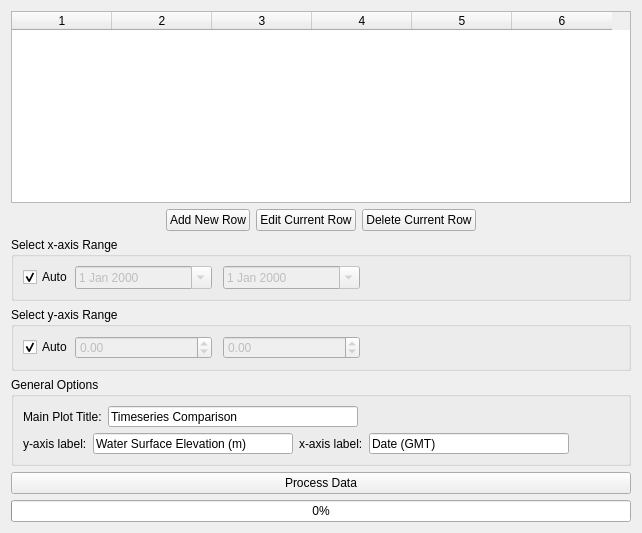
          <widget class="QWidget" name="tab_selectIMEDS">
           <attribute name="title">
            <string>Select Timeseries Data</string>
           </attribute>
           <layout class="QVBoxLayout" name="verticalLayout_4">
            <item>
             <widget class="QTableWidget" name="table_IMEDSData">
              <property name="editTriggers">
               <set>QAbstractItemView::NoEditTriggers</set>
              </property>
              <property name="alternatingRowColors">
               <bool>true</bool>
              </property>
              <property name="gridStyle">
               <enum>Qt::NoPen</enum>
              </property>
              <property name="cornerButtonEnabled">
               <bool>false</bool>
              </property>
              <property name="columnCount">
               <number>6</number>
              </property>
              <attribute name="horizontalHeaderCascadingSectionResizes">
               <bool>true</bool>
              </attribute>
              <attribute name="horizontalHeaderMinimumSectionSize">
               <number>20</number>
              </attribute>
              <attribute name="verticalHeaderCascadingSectionResizes">
               <bool>false</bool>
              </attribute>
              <column/>
              <column/>
              <column/>
              <column/>
              <column/>
              <column/>
             </widget>
            </item>
            <item>
             <layout class="QHBoxLayout" name="horizontalLayout_31">
              <item>
               <spacer name="horizontalSpacer_23">
                <property name="orientation">
                 <enum>Qt::Horizontal</enum>
                </property>
                <property name="sizeHint" stdset="0">
                 <size>
                  <width>40</width>
                  <height>20</height>
                 </size>
                </property>
               </spacer>
              </item>
              <item>
               <widget class="QPushButton" name="button_addrow">
                <property name="text">
                 <string>Add New Row</string>
                </property>
               </widget>
              </item>
              <item>
               <widget class="QPushButton" name="button_editrow">
                <property name="text">
                 <string>Edit Current Row</string>
                </property>
               </widget>
              </item>
              <item>
               <widget class="QPushButton" name="button_deleterow">
                <property name="text">
                 <string>Delete Current Row</string>
                </property>
               </widget>
              </item>
              <item>
               <spacer name="horizontalSpacer_24">
                <property name="orientation">
                 <enum>Qt::Horizontal</enum>
                </property>
                <property name="sizeHint" stdset="0">
                 <size>
                  <width>40</width>
                  <height>20</height>
                 </size>
                </property>
               </spacer>
              </item>
             </layout>
            </item>
            <item>
             <widget class="QGroupBox" name="group_imedsrange">
              <property name="minimumSize">
               <size>
                <width>0</width>
                <height>60</height>
               </size>
              </property>
              <property name="title">
               <string>Select x-axis Range</string>
              </property>
              <layout class="QHBoxLayout" name="horizontalLayout_39">
               <item>
                <layout class="QHBoxLayout" name="horizontalLayout_36">
                 <item>
                  <widget class="QCheckBox" name="check_imedsalldata">
                   <property name="minimumSize">
                    <size>
                     <width>46</width>
                     <height>0</height>
                    </size>
                   </property>
                   <property name="maximumSize">
                    <size>
                     <width>46</width>
                     <height>16777215</height>
                    </size>
                   </property>
                   <property name="text">
                    <string>Auto</string>
                   </property>
                   <property name="checked">
                    <bool>true</bool>
                   </property>
                  </widget>
                 </item>
                 <item>
                  <widget class="QDateEdit" name="date_imedsstart">
                   <property name="enabled">
                    <bool>false</bool>
                   </property>
                   <property name="minimumSize">
                    <size>
                     <width>137</width>
                     <height>23</height>
                    </size>
                   </property>
                   <property name="maximumSize">
                    <size>
                     <width>137</width>
                     <height>23</height>
                    </size>
                   </property>
                   <property name="calendarPopup">
                    <bool>true</bool>
                   </property>
                  </widget>
                 </item>
                 <item>
                  <spacer name="horizontalSpacer_27">
                   <property name="orientation">
                    <enum>Qt::Horizontal</enum>
                   </property>
                   <property name="sizeType">
                    <enum>QSizePolicy::Fixed</enum>
                   </property>
                   <property name="sizeHint" stdset="0">
                    <size>
                     <width>5</width>
                     <height>20</height>
                    </size>
                   </property>
                  </spacer>
                 </item>
                 <item>
                  <widget class="QDateEdit" name="date_imedsend">
                   <property name="enabled">
                    <bool>false</bool>
                   </property>
                   <property name="minimumSize">
                    <size>
                     <width>137</width>
                     <height>23</height>
                    </size>
                   </property>
                   <property name="maximumSize">
                    <size>
                     <width>137</width>
                     <height>23</height>
                    </size>
                   </property>
                   <property name="calendarPopup">
                    <bool>true</bool>
                   </property>
                  </widget>
                 </item>
                 <item>
                  <spacer name="horizontalSpacer_28">
                   <property name="orientation">
                    <enum>Qt::Horizontal</enum>
                   </property>
                   <property name="sizeHint" stdset="0">
                    <size>
                     <width>259</width>
                     <height>20</height>
                    </size>
                   </property>
                  </spacer>
                 </item>
                </layout>
               </item>
              </layout>
             </widget>
            </item>
            <item>
             <widget class="QGroupBox" name="group_imedsyaxis">
              <property name="minimumSize">
               <size>
                <width>0</width>
                <height>60</height>
               </size>
              </property>
              <property name="title">
               <string>Select y-axis Range</string>
              </property>
              <layout class="QHBoxLayout" name="horizontalLayout_37">
               <item>
                <layout class="QHBoxLayout" name="horizontalLayout_38">
                 <item>
                  <widget class="QCheckBox" name="check_imedyauto">
                   <property name="minimumSize">
                    <size>
                     <width>46</width>
                     <height>0</height>
                    </size>
                   </property>
                   <property name="maximumSize">
                    <size>
                     <width>46</width>
                     <height>16777215</height>
                    </size>
                   </property>
                   <property name="text">
                    <string>Auto</string>
                   </property>
                   <property name="checked">
                    <bool>true</bool>
                   </property>
                  </widget>
                 </item>
                 <item>
                  <widget class="QDoubleSpinBox" name="spin_imedsymin">
                   <property name="enabled">
                    <bool>false</bool>
                   </property>
                   <property name="minimumSize">
                    <size>
                     <width>137</width>
                     <height>23</height>
                    </size>
                   </property>
                   <property name="maximumSize">
                    <size>
                     <width>137</width>
                     <height>23</height>
                    </size>
                   </property>
                   <property name="minimum">
                    <double>-999.000000000000000</double>
                   </property>
                   <property name="maximum">
                    <double>999.990000000000009</double>
                   </property>
                  </widget>
                 </item>
                 <item>
                  <spacer name="horizontalSpacer_29">
                   <property name="orientation">
                    <enum>Qt::Horizontal</enum>
                   </property>
                   <property name="sizeType">
                    <enum>QSizePolicy::Fixed</enum>
                   </property>
                   <property name="sizeHint" stdset="0">
                    <size>
                     <width>5</width>
                     <height>20</height>
                    </size>
                   </property>
                  </spacer>
                 </item>
                 <item>
                  <widget class="QDoubleSpinBox" name="spin_imedsymax">
                   <property name="enabled">
                    <bool>false</bool>
                   </property>
                   <property name="minimumSize">
                    <size>
                     <width>137</width>
                     <height>23</height>
                    </size>
                   </property>
                   <property name="maximumSize">
                    <size>
                     <width>137</width>
                     <height>23</height>
                    </size>
                   </property>
                   <property name="minimum">
                    <double>-999.000000000000000</double>
                   </property>
                   <property name="maximum">
                    <double>999.990000000000009</double>
                   </property>
                  </widget>
                 </item>
                 <item>
                  <spacer name="horizontalSpacer_30">
                   <property name="orientation">
                    <enum>Qt::Horizontal</enum>
                   </property>
                   <property name="sizeHint" stdset="0">
                    <size>
                     <width>40</width>
                     <height>20</height>
                    </size>
                   </property>
                  </spacer>
                 </item>
                </layout>
               </item>
              </layout>
             </widget>
            </item>
            <item>
             <widget class="QGroupBox" name="group_imedsgeneral">
              <property name="minimumSize">
               <size>
                <width>0</width>
                <height>60</height>
               </size>
              </property>
              <property name="title">
               <string>General Options</string>
              </property>
              <layout class="QVBoxLayout" name="verticalLayout_9">
               <item>
                <layout class="QHBoxLayout" name="horizontalLayout_32">
                 <item>
                  <widget class="QLabel" name="label_imedsplottitle">
                   <property name="minimumSize">
                    <size>
                     <width>0</width>
                     <height>21</height>
                    </size>
                   </property>
                   <property name="maximumSize">
                    <size>
                     <width>16777215</width>
                     <height>21</height>
                    </size>
                   </property>
                   <property name="text">
                    <string>Main Plot Title:</string>
                   </property>
                  </widget>
                 </item>
                 <item>
                  <widget class="QLineEdit" name="text_imedsplottitle">
                   <property name="minimumSize">
                    <size>
                     <width>250</width>
                     <height>21</height>
                    </size>
                   </property>
                   <property name="maximumSize">
                    <size>
                     <width>250</width>
                     <height>21</height>
                    </size>
                   </property>
                   <property name="text">
                    <string>Timeseries Comparison</string>
                   </property>
                  </widget>
                 </item>
                 <item>
                  <spacer name="horizontalSpacer_25">
                   <property name="orientation">
                    <enum>Qt::Horizontal</enum>
                   </property>
                   <property name="sizeHint" stdset="0">
                    <size>
                     <width>40</width>
                     <height>20</height>
                    </size>
                   </property>
                  </spacer>
                 </item>
                </layout>
               </item>
               <item>
                <layout class="QHBoxLayout" name="horizontalLayout_34">
                 <item>
                  <widget class="QLabel" name="label_yaxislabel">
                   <property name="minimumSize">
                    <size>
                     <width>0</width>
                     <height>21</height>
                    </size>
                   </property>
                   <property name="maximumSize">
                    <size>
                     <width>16777215</width>
                     <height>21</height>
                    </size>
                   </property>
                   <property name="text">
                    <string>y-axis label:</string>
                   </property>
                  </widget>
                 </item>
                 <item>
                  <widget class="QLineEdit" name="text_yaxislabel">
                   <property name="minimumSize">
                    <size>
                     <width>200</width>
                     <height>21</height>
                    </size>
                   </property>
                   <property name="maximumSize">
                    <size>
                     <width>200</width>
                     <height>21</height>
                    </size>
                   </property>
                   <property name="text">
                    <string>Water Surface Elevation (m)</string>
                   </property>
                  </widget>
                 </item>
                 <item>
                  <widget class="QLabel" name="label_xaxislabel">
                   <property name="minimumSize">
                    <size>
                     <width>0</width>
                     <height>21</height>
                    </size>
                   </property>
                   <property name="maximumSize">
                    <size>
                     <width>16777215</width>
                     <height>21</height>
                    </size>
                   </property>
                   <property name="text">
                    <string>x-axis label:</string>
                   </property>
                  </widget>
                 </item>
                 <item>
                  <widget class="QLineEdit" name="text_xaxislabel">
                   <property name="minimumSize">
                    <size>
                     <width>200</width>
                     <height>21</height>
                    </size>
                   </property>
                   <property name="maximumSize">
                    <size>
                     <width>200</width>
                     <height>21</height>
                    </size>
                   </property>
                   <property name="text">
                    <string>Date (GMT)</string>
                   </property>
                  </widget>
                 </item>
                 <item>
                  <spacer name="horizontalSpacer_26">
                   <property name="orientation">
                    <enum>Qt::Horizontal</enum>
                   </property>
                   <property name="sizeHint" stdset="0">
                    <size>
                     <width>40</width>
                     <height>20</height>
                    </size>
                   </property>
                  </spacer>
                 </item>
                </layout>
               </item>
              </layout>
             </widget>
            </item>
            <item>
             <widget class="QPushButton" name="button_processIMEDSData">
              <property name="text">
               <string>Process Data</string>
              </property>
             </widget>
            </item>
            <item>
             <widget class="QProgressBar" name="progress_IMEDS">
              <property name="value">
               <number>0</number>
              </property>
             </widget>
            </item>
           </layout>
          </widget>
